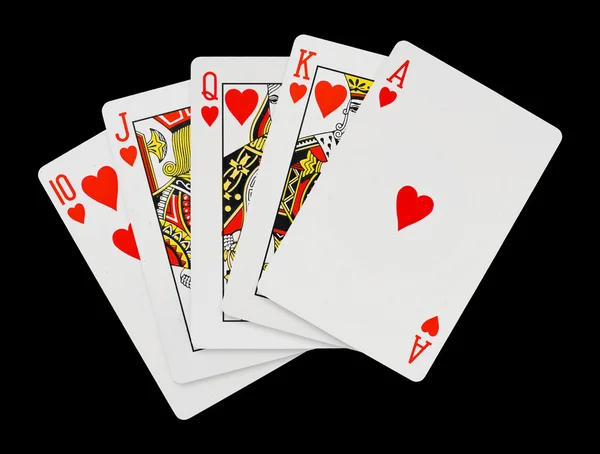
#> input picture data/cards.jpg, 600 x 454 px, given in place of the camera
$ python detecting_color.py
#> lines starting #> are read from the running program, lines starting #| are printed output that depends on the picture
import numpy as np
import cv2 as cv

cap = cv.VideoCapture(1)
while True:
    ret,frame = cap.read()
#> frame is the input picture: shape (454, 600, 3); mean B, G, R 92.7, 95.9, 103.1

    lower_range = np.array([87,154,140])
    upper_range = np.array([110,255,255])
    frameflip = np.fliplr(frame).copy()
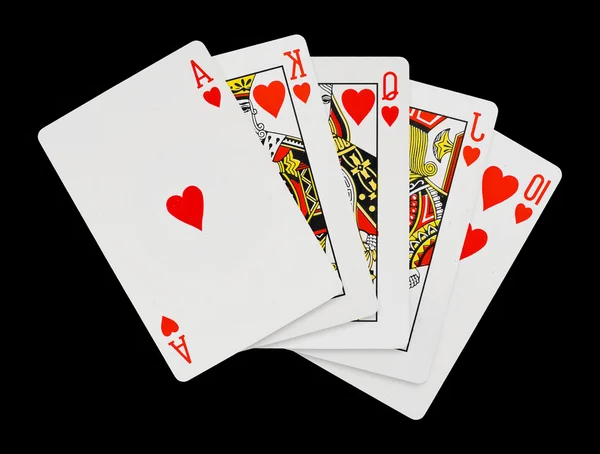
#> frameflip: shape (454, 600, 3); mean B, G, R 92.7, 95.9, 103.1

    blur_frame = cv.GaussianBlur(frameflip,(3,3),2)
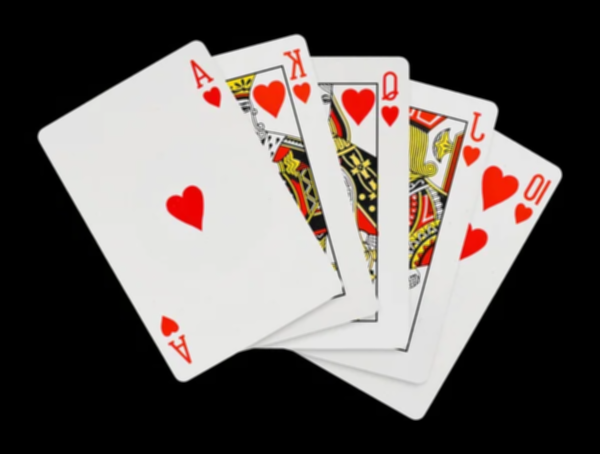
#> blur_frame: shape (454, 600, 3); mean B, G, R 92.7, 95.9, 103.1
    hsv_frame = cv.cvtColor(blur_frame,cv.COLOR_BGR2HSV)
#> hsv_frame: shape (454, 600, 3); mean H, S, V 13, 14.7, 103.2

    mask = cv.inRange(hsv_frame,lower_range,upper_range)
#> mask: shape (454, 600); every value is 0

    kernel1 = cv.getStructuringElement(cv.MORPH_ELLIPSE,(30,30))
    clean_mask1 = cv.morphologyEx(mask,cv.MORPH_CLOSE,kernel1)

    kernel2 = cv.getStructuringElement(cv.MORPH_ELLIPSE,(5,5))
    clean_mask2 = cv.morphologyEx(clean_mask1,cv.MORPH_OPEN,kernel2)

    contours , hiearchy = cv.findContours(clean_mask2,cv.RETR_EXTERNAL,cv.CHAIN_APPROX_SIMPLE)
#> contours = []; hiearchy = None
    for cnt in contours:
        cnt_area = cv.contourArea(cnt)
        # largest = max(contours,key=cv.contourArea)
        if len(contours) > 0:
            x,y,w,h = cv.boundingRect(cnt)
            cv.rectangle(frameflip,(x,y),(x+w,y+h),(255,255,0),1)
#> this loop made 0 passes
    # cv.morphologyEx(mask,)

    bitwise_mask = cv.bitwise_and(frameflip,frameflip,mask=clean_mask2)
#> bitwise_mask: shape (454, 600, 3); every value is 0


    cv.imshow("video",frameflip)
    if cv.waitKey(1) & 0xFF == ord('q'):
#> (key q is pressed here)
        break
cv.destroyAllWindows()
cap.release()
